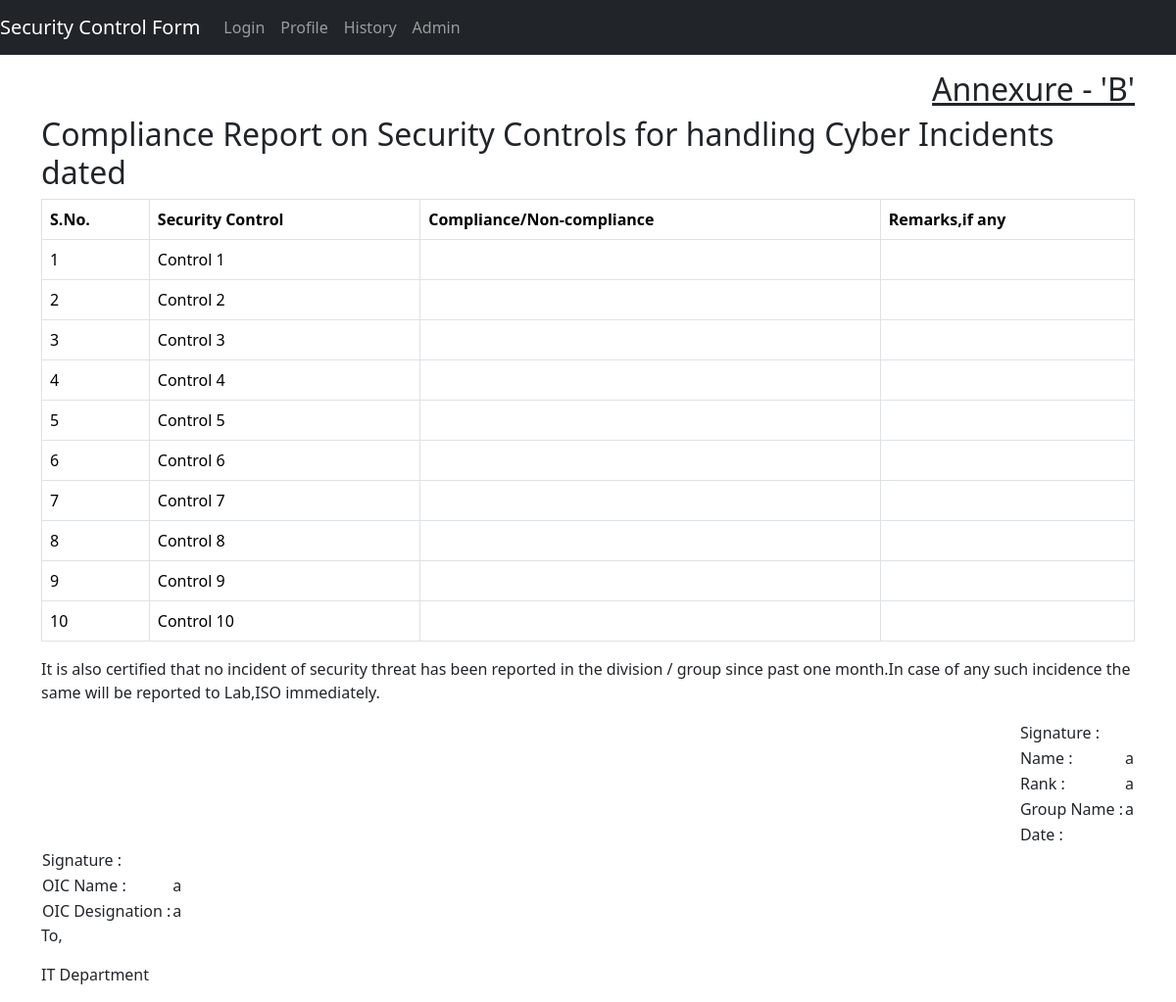
Screenshot of /showhistory.php (signed in) with the database file from the repository.
### tables this page shows
CREATE TABLE `user` (
  `userid` varchar(255) NOT NULL,
  `password` varchar(255) NOT NULL,
  `name` varchar(30) NOT NULL,
  `rank` varchar(30) NOT NULL,
  `groupname` varchar(30) NOT NULL,
  `oicname` varchar(30) NOT NULL,
  `oicdesign` varchar(30) NOT NULL,
  `admin` varchar(25) NOT NULL,
  `filled_at` datetime NOT NULL DEFAULT current_timestamp()
);

### showhistory.php (the view, shortened to what this page needs)
<?php
$UserID = $_SESSION["userID"];
require_once "config.php";
$sql = "SELECT * FROM user WHERE userid='$UserID'";
$result = mysqli_query($conn, $sql);
$arrUser = mysqli_fetch_array($result, MYSQLI_ASSOC);
?>
<!DOCTYPE html>
<html lang="en">
<head>
    <link rel="stylesheet" href="css/bootstrap.min.css">
</head>
<body>
<nav class="navbar navbar-expand-lg navbar-dark bg-dark">
  <a class="navbar-brand" href="index.php">Security Control Form</a>
  <div class="collapse navbar-collapse" id="navbarSupportedContent">
    <ul class="navbar-nav mr-auto">
      <li class="nav-item active">
        <a class="nav-link" href="logout.php">Login</a>
      </li>
      <li class="nav-item">
        <a class="nav-link" href="profile.php">Profile</a>
      </li>
      <li class="nav-item">
        <a class="nav-link" href="history.php">History</a>
      </li>
      <li class="nav-item">
        <a class="nav-link" href="admin.php">Admin</a>
      </li>
    </ul>
  </div>
</nav>
<div class="container mt-3">
    <div id="printPage">
    <h2 style="text-align:right"><u>Annexure - 'B'</u></h2>
    <h2>Compliance Report on Security Controls for handling Cyber Incidents dated</h2>
    <table class="table table-bordered">
  <thead>
    <tr>
      <th scope="col">S.No.</th>
      <th scope="col">Security Control</th>
      <th scope="col">Compliance/Non-compliance</th>
      <th scope="col">Remarks,if any</th>
    </tr>
  </thead>
  <tbody>
        <?php for ($i = 1; $i <= 10; $i++) { ?>
        <tr>
            <td><?php echo $i; ?></td>
            <td>Control <?php echo $i; ?></td>
            <td>
            </td>
            <td>
            </td>
            </tr>
            <?php } ?>
   </tbody>
</table>
    <div>
        <p>It is also certified that no incident of security threat has been reported in the division / group since past one month.In case of any such incidence the same will be reported to Lab,ISO immediately.</p>
    </div>
    <div>
        <div align="right">
        <table>
            <tr>
                <td>Signature :</td>
                <td></td>
            </tr>
            <tr>
                <td>Name :</td>
                <td>
                    <?php
                        echo $arrUser["name"];
                    ?>
                </td>
            </tr>
            <tr>
                <td>Rank :</td>
                <td>
                    <?php
                        echo $arrUser["rank"];
                    ?>
                </td>
            </tr>
            <tr>
                <td>Group Name :</td>
                <td>
                    <?php
                        echo $arrUser["groupname"];
                    ?>
                </td>
            </tr>
            <tr>
                <td>Date :</td>
                <td>
                </td>
            </tr>
        </table>
        </div>
        <div align="left">
            <table>
                <tr>
                    <td>Signature :</td>
                    <td></td>
                </tr>
                <tr>
                    <td>OIC Name :</td>
                    <td>
                    <?php
                    echo $arrUser["oicname"];
                    ?>
                    </td>
                </tr>
                <tr>
                    <td>OIC Designation : </td>
                    <td>
                    <?php
                    echo $arrUser["oicdesign"];
                    ?>
                    </td>
                </tr>
            </table>
        </div>
        <p>To,</p>
        <p>IT Department</p>
    </div>
    </div>
</body>
</html>

### rows the page displays
user: name "a", rank "a", groupname "a", oicname "a", oicdesign "a"
